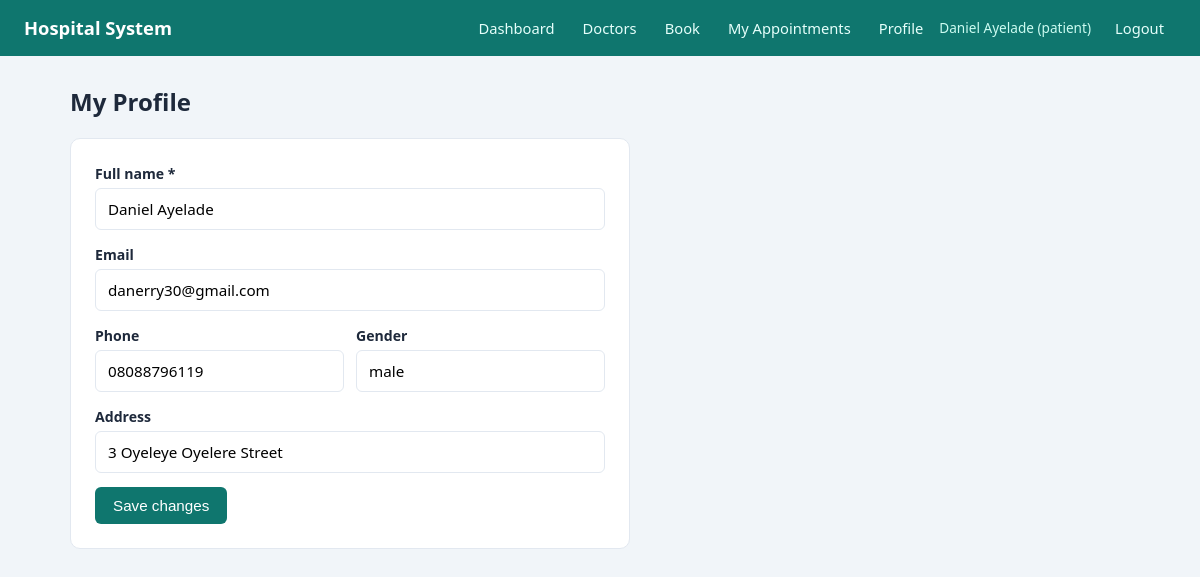
/patient/profile.php (signed in), run on the app's committed database.
### tables this page shows
CREATE TABLE `patients` (
  `patient_id` int(11) NOT NULL,
  `full_name` varchar(100) NOT NULL,
  `email` varchar(100) NOT NULL,
  `password` varchar(255) NOT NULL,
  `phone` varchar(20) DEFAULT NULL,
  `gender` enum('male','female','other') DEFAULT NULL,
  `date_of_birth` date DEFAULT NULL,
  `address` varchar(255) DEFAULT NULL,
  `created_at` timestamp NOT NULL DEFAULT current_timestamp()
);

### config/config.php (called while the page is built, shortened)
<?php
spl_autoload_register(function ($class) {
    $file = __DIR__ . '/../classes/' . $class . '.php';
});

### classes/Database.php (called while the page is built, shortened)
<?php
class Database
{
    private static ?Database $instance = null;
    private PDO $conn;
    private function __construct()
    {
        $dsn = "mysql:host=" . DB_HOST . ";dbname=" . DB_NAME . ";charset=utf8mb4";
        $options = [
            PDO::ATTR_ERRMODE            => PDO::ERRMODE_EXCEPTION,
            PDO::ATTR_DEFAULT_FETCH_MODE => PDO::FETCH_ASSOC,
            PDO::ATTR_EMULATE_PREPARES   => false,
        ];
        try {
            $this->conn = new PDO($dsn, DB_USER, DB_PASS, $options);
        } catch (PDOException $e) {
            die("Database connection failed: " . $e->getMessage());
        }
    }
    public static function getInstance(): Database
    {
        if (self::$instance === null) {
            self::$instance = new Database();
        }
        return self::$instance;
    }
    public function query(string $sql, array $params = []): PDOStatement
    {
        $stmt = $this->conn->prepare($sql);
        $stmt->execute($params);
        return $stmt;
    }
    public function fetchOne(string $sql, array $params = []): ?array
    {
        $row = $this->query($sql, $params)->fetch();
        return $row ?: null;
    }
}

### includes/auth.php (called while the page is built, shortened)
<?php
require_once __DIR__ . '/../config/config.php';
function currentUserId(): int
{
    return (int) ($_SESSION['user_id'] ?? 0);
}
function e($value): string
{
    return htmlspecialchars((string) $value, ENT_QUOTES, 'UTF-8');
}

### classes/Patient.php (called while the page is built, shortened)
<?php
class Patient
{
    private Database $db;
    public function __construct()
    {
        $this->db = Database::getInstance();
    }
    public function getById(int $id): ?array
    {
        return $this->db->fetchOne(
            "SELECT patient_id, full_name, email, phone, gender, date_of_birth, address, created_at
             FROM patients WHERE patient_id = ?",
            [$id]
        );
    }
}

### patient/profile.php (the view, shortened to what this page needs)
<?php
require_once __DIR__ . '/../includes/auth.php';
$patientObj = new Patient();
$id = currentUserId();
$p = $patientObj->getById($id);
require __DIR__ . '/../includes/header.php';
?>
<h1 class="page-title">My Profile</h1>
<div class="card" style="max-width:560px">
    <form method="post" action="profile.php">
        <div class="form-group">
            <label>Full name *</label>
            <input type="text" name="full_name" value="<?= e($p['full_name']) ?>" required>
        </div>
        <div class="form-group">
            <label>Email</label>
            <input type="email" value="<?= e($p['email']) ?>" readonly>
        </div>
        <div class="row">
            <div class="form-group">
                <label>Phone</label>
                <input type="tel" name="phone" value="<?= e($p['phone']) ?>">
            </div>
            <div class="form-group">
                <label>Gender</label>
                <input type="text" value="<?= e($p['gender']) ?>" readonly>
            </div>
        </div>
        <div class="form-group">
            <label>Address</label>
            <input type="text" name="address" value="<?= e($p['address']) ?>">
        </div>
        <button type="submit" class="btn">Save changes</button>
    </form>
</div>
<?php require __DIR__ . '/../includes/footer.php'; ?>

### assets/css/style.css (style rules this page uses)
:root { --primary: #0f766e; --primary-dark: #115e59; --bg: #f1f5f9; --card: #ffffff; --text: #1e293b; --muted: #64748b; --border: #e2e8f0; --danger: #dc2626; --success: #16a34a; --warning: #d97706; }
* { box-sizing: border-box; margin: 0; padding: 0; }
body { font-family: "Segoe UI", Arial, sans-serif; background: var(--bg); color: var(--text); line-height: 1.5; }
.card { background: var(--card); border: 1px solid var(--border); border-radius: 10px; padding: 24px; margin-bottom: 20px; }
.page-title { margin-bottom: 18px; font-size: 1.5rem; }
.form-group { margin-bottom: 14px; }
label { display: block; font-size: .88rem; font-weight: 600; margin-bottom: 4px; }
input, select, textarea { width: 100%; padding: 10px 12px; border: 1px solid var(--border); border-radius: 6px; font-size: .95rem; font-family: inherit; background: #fff; }
.row { display: grid; grid-template-columns: 1fr 1fr; gap: 12px; }
.btn { display: inline-block; background: var(--primary); color: #fff; border: 0; padding: 10px 18px; border-radius: 6px; font-size: .95rem; cursor: pointer; }

### data on the page
patients: full_name "Daniel Ayelade", email "danerry30@gmail.com", phone "08088796119", gender "male", address "3 Oyeleye Oyelere Street"

### other printed values
$_SESSION['user_name'] "Daniel Ayelade"
$role "patient"
